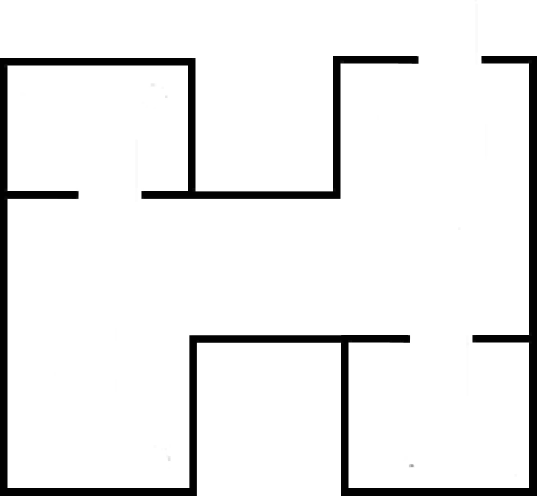
#> input picture 2_removed_thin_lines/12.jpg, 1073 x 991 px, given in place of 1.jpg, which was not available (shown at 1/2 size)
$ python 2_resize.py
#> lines starting #> are read from the running program, lines starting #| are printed output that depends on the picture; after the words box and inside, x2 and y2 are one past the last pixel; in counts of white or black regions, pixels touching at a corner belong together; pictures that were not available may be replaced by others from this repository, and a replacement may not be noted
import cv2
import os
from constants import *
from random import randint
import numpy as np

directory = "../2_removed_thin_lines/"

count = 0

def crop_minAreaRect(img, rect):
    angle = rect[2]
    height, width = img.shape[0], img.shape[1]
    height, width, _ = img.shape
    M = cv2.getRotationMatrix2D((width/2,height/2),angle,1)
    img_rot = cv2.warpAffine(img,M,(width,height))
    box = cv2.boxPoints(rect)
    pts = np.int0(cv2.transform(np.array([box]), M))[0]

    pts[pts < 0] = 0
    img_crop = img_rot[pts[1][1]:pts[0][1],
                       pts[1][0]:pts[2][0]]
    return img_crop

for filename_int in range(1, FILES_COUNT + 1):
    filename = str(filename_int) + '.jpg'
    image = cv2.imread(directory + filename)
#> image is the input picture: shape (991, 1073, 3); min 0, max 255, mean 235.9

    gray = cv2.cvtColor(image, cv2.COLOR_BGR2GRAY)
    thresh = cv2.threshold(gray, 0, 255, cv2.THRESH_BINARY_INV + cv2.THRESH_OTSU)[1]
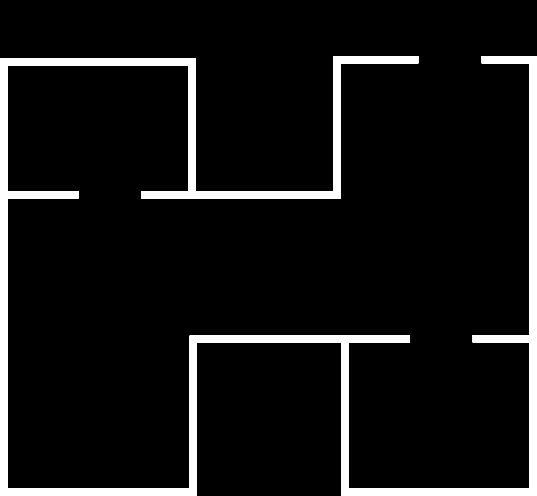
#> thresh: shape (991, 1073) (shown at 1/2 size); 7.6% white; 1 white region

    cnts = cv2.findContours(thresh, cv2.RETR_EXTERNAL, cv2.CHAIN_APPROX_NONE)
#> cnts = 1 contour; box (x1, y1, x2, y2) and area: (0, 112, 1073, 991) 75222
    cnts = cnts[0] if len(cnts) == 2 else cnts[1]
    im = np.zeros((IMAGE_SIZE, IMAGE_SIZE, 3), np.uint8) # blank image
    if len(cnts) > 1:
        tmp = cnts[0]
        for i in cnts[1:]:
            tmp = np.append(tmp, i, axis=0)
        cnts = [tmp]
    rect = cv2.minAreaRect(cnts[0])
#> rect = ((536, 551), (878, 1072), -90)

    cropped = crop_minAreaRect(image, rect)
#> in crop_minAreaRect, `angle = rect[2]`: angle = -90
#> in crop_minAreaRect, `M = cv2.getRotationMatrix2D((width/2,height/2),angle,1)`: M = [[6.12e-17, -1, 1032], [1, 6.12e-17, -41]]
#> in crop_minAreaRect, `img_rot = cv2.warpAffine(img,M,(width,height))`:
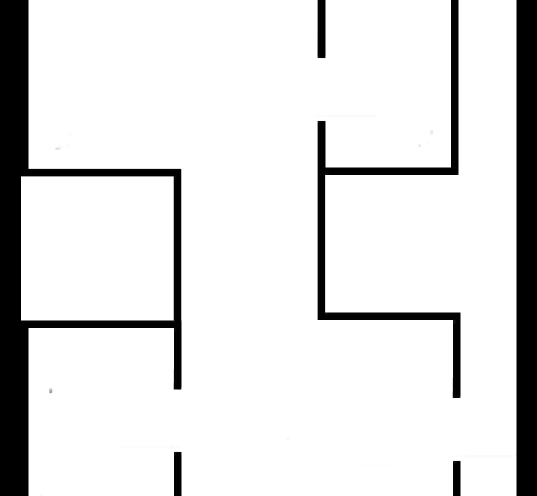
#> img_rot: shape (991, 1073, 3) (shown at 1/2 size); min 0, max 255, mean 223.2
#> in crop_minAreaRect, `box = cv2.boxPoints(rect)`: box = [[1072, 990], [-2.69e-14, 990], [0, 112], [1072, 112]]
#> in crop_minAreaRect, `pts = np.int0(cv2.transform(np.array([box]), M))[0]`: pts = [[42, 1030], [42, -41], [920, -41], [920, 1030]]
#> in crop_minAreaRect, `img_crop = img_rot[pts[1][1]:pts[0][1], pts[1][0]:pts[2][0]]`:
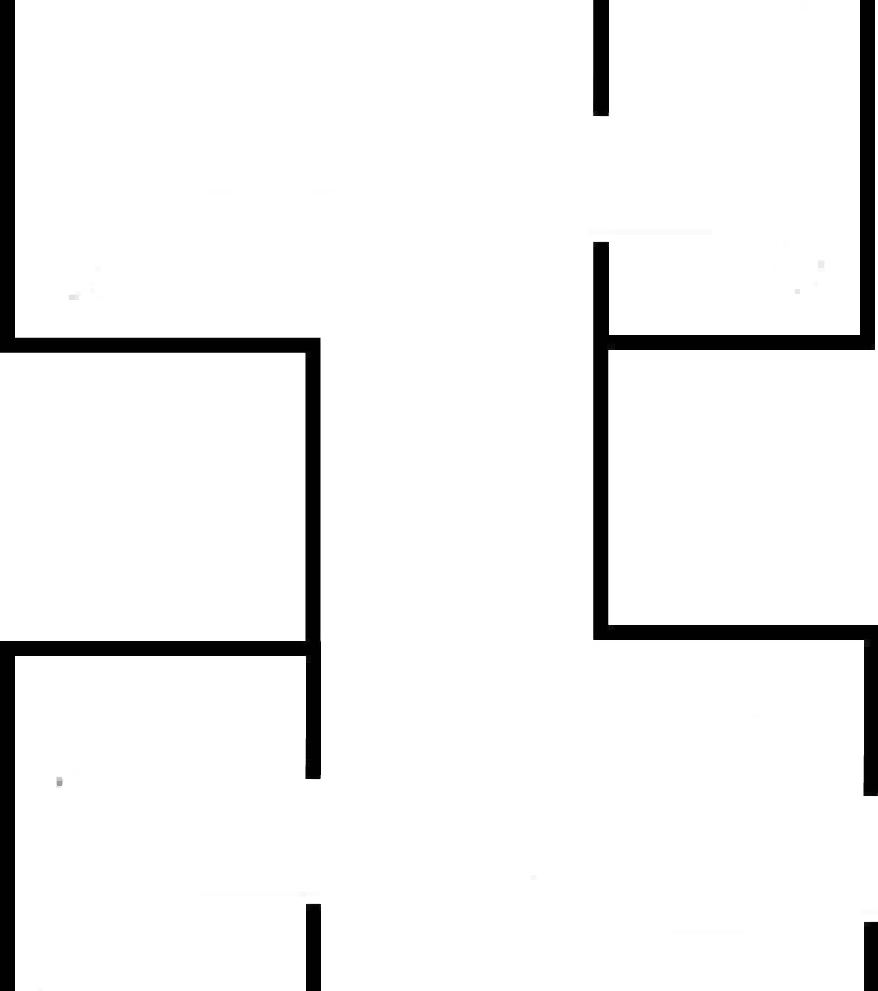
#> img_crop: shape (991, 878, 3); min 0, max 255, mean 240

    height, width, _ = cropped.shape
#> height = 991; width = 878
    new_height, new_width = 0, 0

    # cannot resize to correct size
    if not MIN_BUILDING_SIZE/MAX_BUILDING_SIZE < width/height < MAX_BUILDING_SIZE/MIN_BUILDING_SIZE:
        print('bad ratio')
        continue

    if height > width:
#> (the run stopped early here; a loop or call above may not have finished)

$ run again, on 2_removed_thin_lines/232.jpg
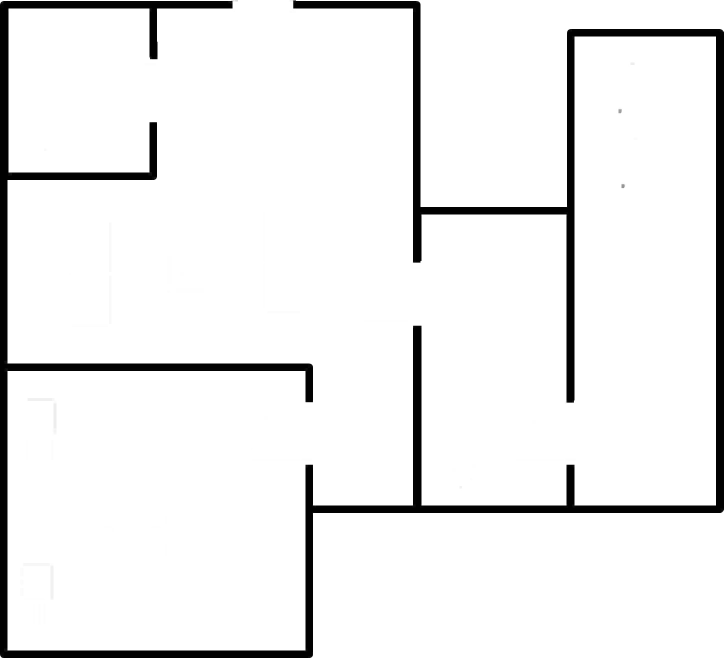
#> input picture 2_removed_thin_lines/232.jpg, 1447 x 1316 px, given in place of 1.jpg, which was not available (shown at 1/2 size)
#> image is the input picture: shape (1316, 1447, 3); min 0, max 255, mean 238.3
#> `thresh = cv2.threshold(gray, 0, 255, cv2.THRESH_BINARY_INV + cv2.THRES..`:
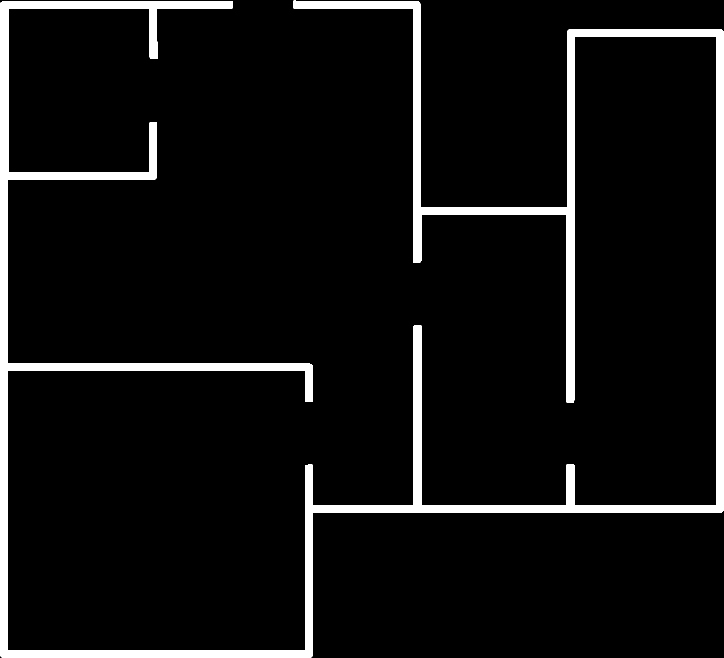
#> thresh: shape (1316, 1447) (shown at 1/2 size); 6.6% white; 1 white region
#> cnts = 1 contour; box (x1, y1, x2, y2) and area: (0, 1, 1447, 1316) 117060
#> rect = ((723, 658), (1314, 1446), -90)
#> angle = -90
#> M = [[6.12e-17, -1, 1381.5], [1, 6.12e-17, -65.5]]
#> box = [[1446, 1315], [-4.02e-14, 1315], [0, 1], [1446, 1]]
#> pts = [[66, 1380], [66, -65], [1380, -65], [1380, 1380]]
#> in crop_minAreaRect, `img_crop = img_rot[pts[1][1]:pts[0][1], pts[1][0]:pts[2][0]]`:
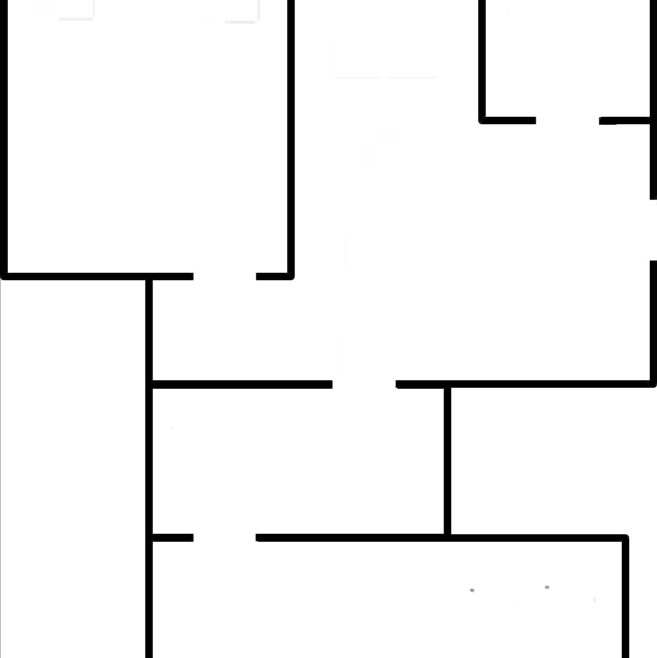
#> img_crop: shape (1316, 1314, 3) (shown at 1/2 size); min 1, max 255, mean 242.3

$ run again, on 2_removed_thin_lines/25.jpg
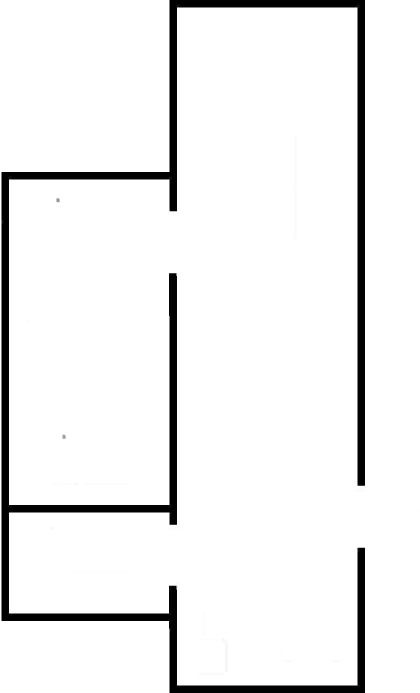
#> input picture 2_removed_thin_lines/25.jpg, 839 x 1386 px, given in place of 1.jpg, which was not available (shown at 1/2 size)
#> image is the input picture: shape (1386, 839, 3); min 0, max 255, mean 238.6
#> `thresh = cv2.threshold(gray, 0, 255, cv2.THRESH_BINARY_INV + cv2.THRES..`:
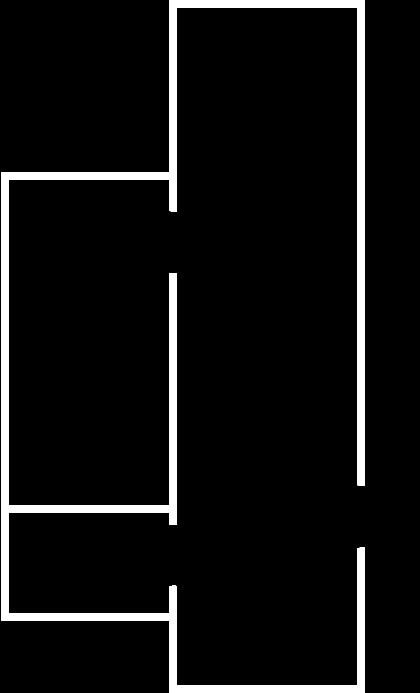
#> thresh: shape (1386, 839) (shown at 1/2 size); 6.4% white; 1 white region
#> cnts = 1 contour; box (x1, y1, x2, y2) and area: (3, 0, 730, 1386) 69952
#> rect = ((366, 692.5), (1385, 726), -90)
#> angle = -90
#> M = [[6.12e-17, -1, 1112.5], [1, 6.12e-17, 273.5]]
#> box = [[729, 1385], [3, 1385], [3, 0], [729, 0]]
#> pts = [[-272, 1002], [-272, 276], [1112, 276], [1112, 1002]]
#> in crop_minAreaRect, `img_crop = img_rot[pts[1][1]:pts[0][1], pts[1][0]:pts[2][0]]`:
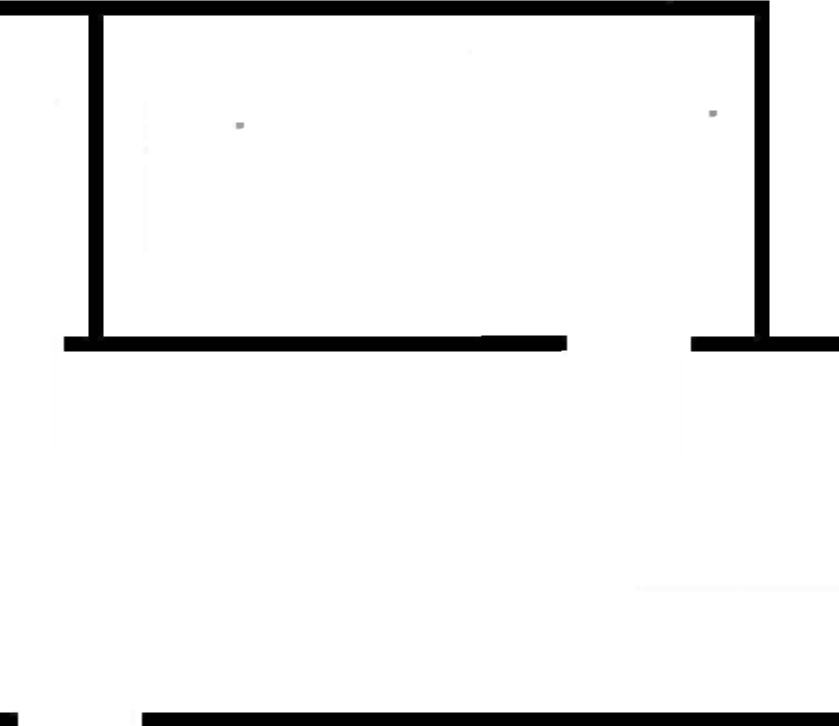
#> img_crop: shape (726, 839, 3); min 0, max 255, mean 238

$ run again, on 2_removed_thin_lines/255.jpg
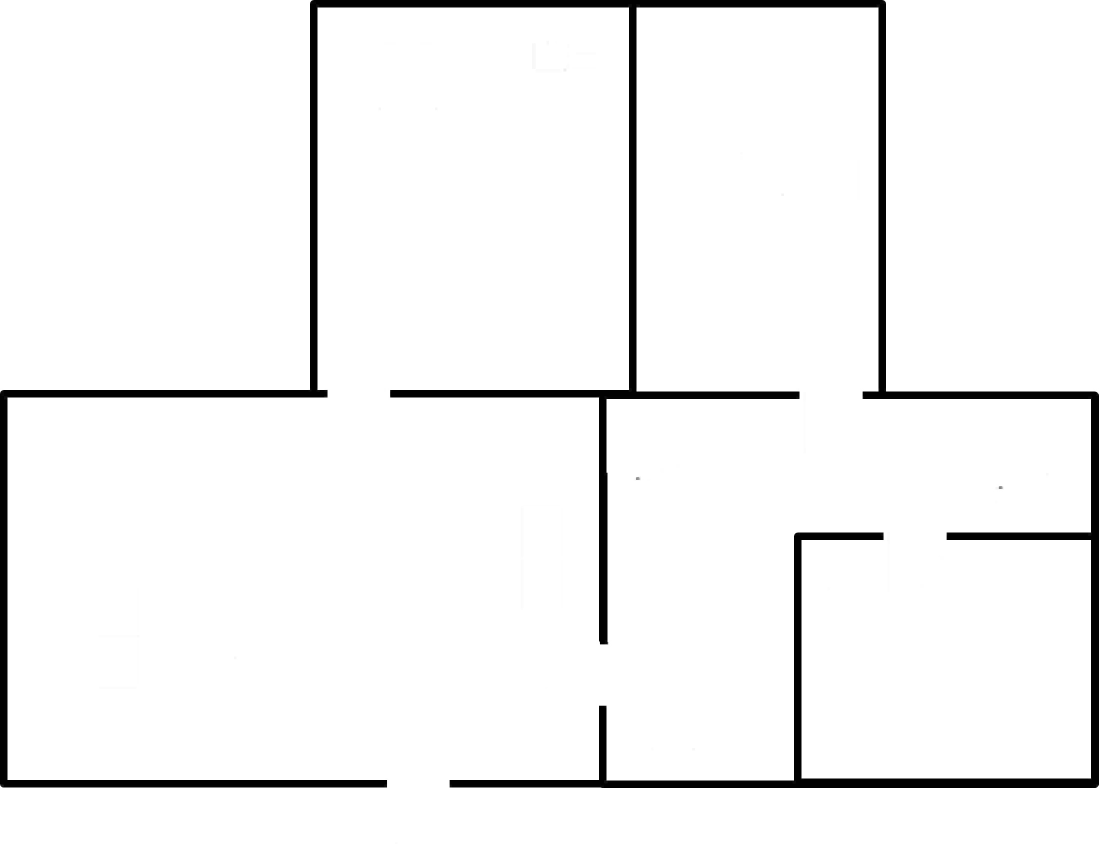
#> input picture 2_removed_thin_lines/255.jpg, 2197 x 1687 px, given in place of 1.jpg, which was not available (shown at 1/2 size)
#> image is the input picture: shape (1687, 2197, 3); min 0, max 255, mean 243.9
#> `thresh = cv2.threshold(gray, 0, 255, cv2.THRESH_BINARY_INV + cv2.THRES..`:
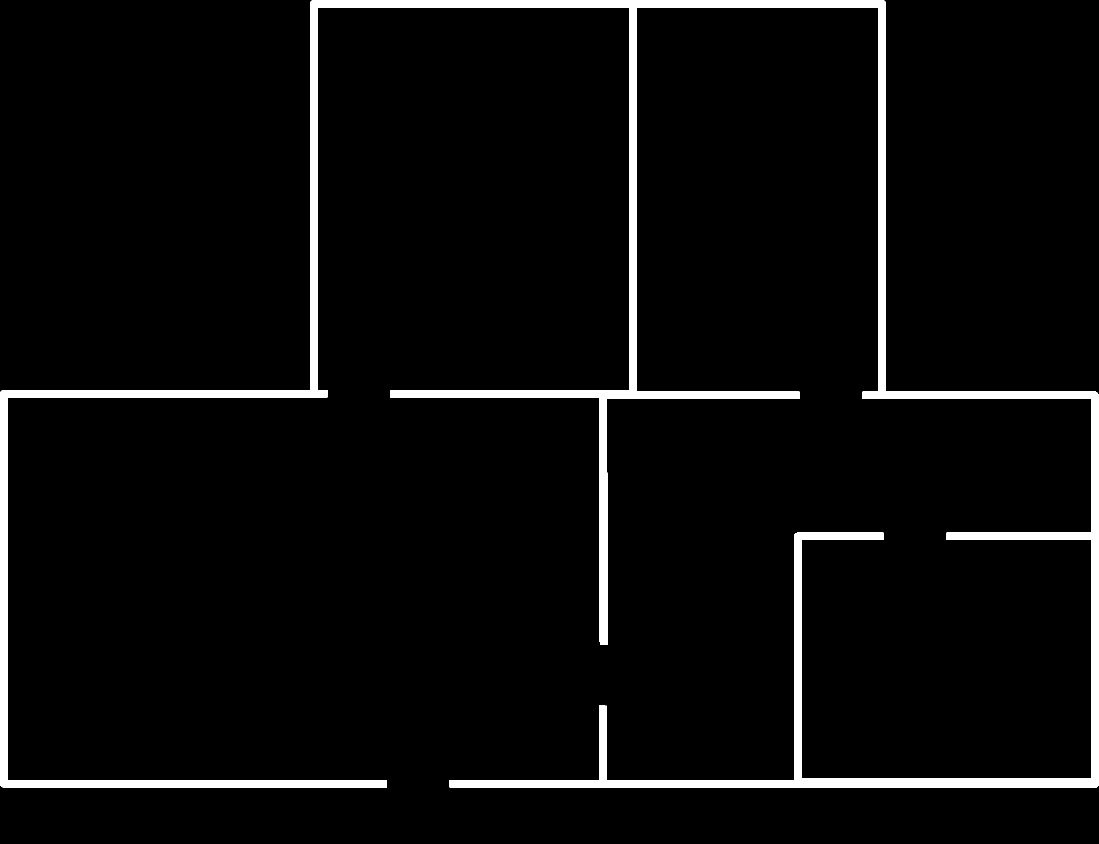
#> thresh: shape (1687, 2197) (shown at 1/2 size); 4.4% white; 1 white region
#> cnts = 1 contour; box (x1, y1, x2, y2) and area: (0, 0, 2197, 1576) 151342
#> rect = ((1098, 787.5), (1575, 2196), -90)
#> angle = -90
#> M = [[6.12e-17, -1, 1942], [1, 6.12e-17, -255]]
#> box = [[2196, 1575], [-4.82e-14, 1575], [0, 0], [2196, 0]]
#> pts = [[367, 1941], [367, -255], [1942, -255], [1942, 1941]]
#> in crop_minAreaRect, `img_crop = img_rot[pts[1][1]:pts[0][1], pts[1][0]:pts[2][0]]`:
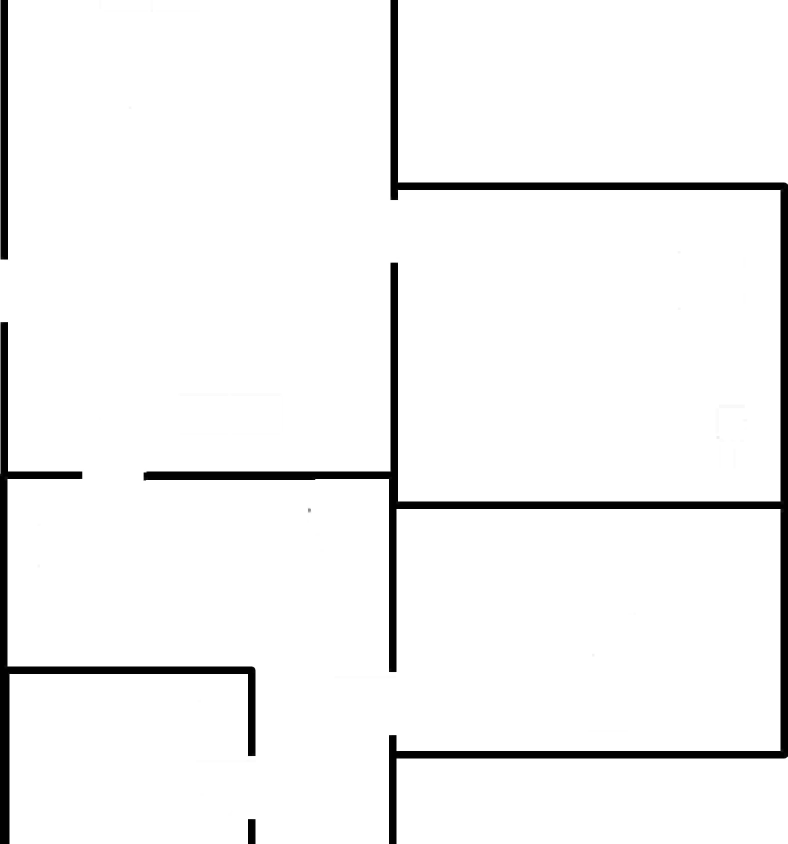
#> img_crop: shape (1687, 1575, 3) (shown at 1/2 size); min 0, max 255, mean 243.7
